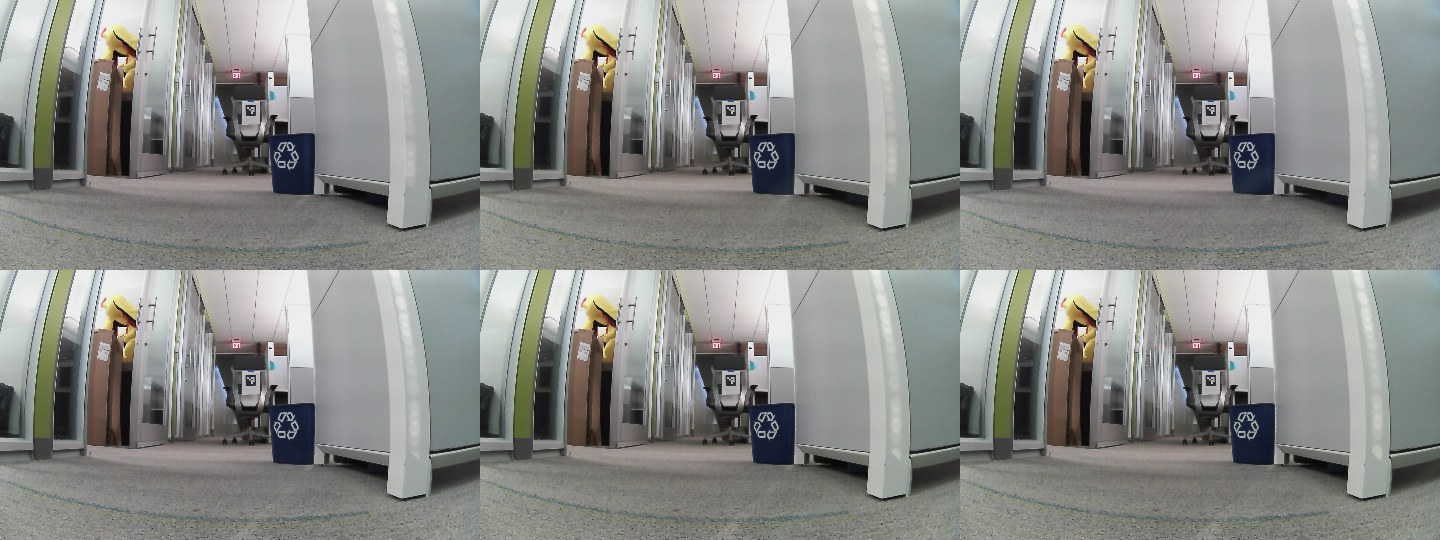
#> input picture evidence/2026-08-26-detector-input-size/live-scene-contact.jpg, 1440 x 540 px
$ python check_blue_patch.py ../2026-08-26-detector-input-size/live-scene-contact.jpg
#> lines starting #> are read from the running program, lines starting #| are printed output that depends on the picture; after the words box and inside, x2 and y2 are one past the last pixel; in counts of white or black regions, pixels touching at a corner belong together
### robot-stack/unitree/go2/visual_nav/colour_detector.py
# Copyright (c) 2024-2026, Arm Limited and Contributors. All rights reserved.
#
# SPDX-License-Identifier: Apache-2.0

"""Find a known-coloured object by segmentation, for things no detector was trained on.

MobileNet-SSD knows twenty PASCAL VOC classes. A recycling bin is not one of them and
never will be, so no confidence threshold reaches it — measured on this robot's own
footage, nothing bin-like fires at any score. What the bin *does* have is a property the
office does not share: it is a large, saturated blue solid. That is enough to segment.

This is deliberately the cheap half of the problem. Measured on this robot's Jetson,
segmentation of a 1920x1080 frame at half resolution costs **10.2 ms** against the
person detector's 114 ms, so a colour target rides along with the person pass for under
a tenth of its cost, and the whole ranging path downstream — :class:`Detection`,
``range_detections``, the tracker — is reused unchanged.

IT IS ALSO THE FRAGILE HALF, and the gates below are what make it usable rather than a
demo. Colour alone finds every blue thing in the room: on the staged scene the naive
hue+saturation mask returns the bin, a second bin further down the corridor, a blue tag
on a cubicle, and — the one that matters — a tall strip of the glazed wall on the left.
Three shape gates separate a bin from a wall, and none of them is about colour:

  * **fill** — contour area over bounding-box area. A bin is convex and solid (measured
    0.85); the wall strip is a ragged sliver (0.35). This is the discriminating gate.
  * **aspect** — a bin is roughly as wide as it is tall (measured 164x183 px at 2.15 m).
  * **area** — below a few hundred pixels the box is too coarse to range anyway.

Everything surviving those is returned, largest first, because a second bin down the
corridor is a real obstacle and not a false positive. What this module must never do is
*guess*: an unlit or part-occluded bin should drop out and let the static map coast on
what it already knows, rather than be reported at a wrong size and so a wrong range.

Nothing here needs the robot — pass any BGR image. ``python3 test_colour_detector.py``.
"""

from __future__ import annotations

import json
import math
from dataclasses import dataclass
from pathlib import Path

import cv2
import numpy as np

from person_detector import Detection, SizePrior

#: OpenCV packs hue into 0..179, half the usual degrees. Blue sits near 110.
HUE_MAX = 179
COLOUR_PROFILE_SCHEMA = "colour-profile/v1"


@dataclass(frozen=True)
class ColourProfile:
    """A coloured object worth finding: how it looks, how big it is, and its shape gates.

    The HSV window is deliberately wider than the object measured under one lighting
    condition. Saturation is what actually separates a coloured prop from an office —
    carpet, cubicle panels and paintwork are all near-grey — so the hue window can
    afford to be generous while ``sat_min`` does the work.

    Args:
        label: what to call it downstream. Becomes ``Detection.label``, and the tracker
            and static map key on it, so it must be distinct from any VOC class.
        hue_lo/hue_hi: inclusive hue window in OpenCV's 0..179 scale. ``hue_lo`` may
            exceed ``hue_hi`` to wrap through red at 0.
        sat_min/val_min: floors that reject grey (low saturation) and shadow (low value).
        height_m/width_m: the real object, for the size-prior ranging downstream. These
            are measurements, not guesses — every range scales linearly on them.
        radius_m: plan-view half-width the planner must keep clear of. Not derived from
            ``width_m`` because the two answer different questions: ``width_m`` is the
            extent the camera sees across the line of sight, ``radius_m`` is the
            footprint in any direction.
        min_area_px/min_fill/min_aspect/max_aspect: the shape gates. See the module
            docstring for what each one rejects.
    """

    label: str
    hue_lo: int
    hue_hi: int
    sat_min: int
    val_min: int
    height_m: float
    width_m: float
    radius_m: float
    min_area_px: int = 400
    #: Contour area over bounding-box area. LOWERED 0.55 -> 0.35 on 2026-08-19, measured
    #: rather than felt. 0.55 came from this unit's own footage at 2.15 m, square-on and
    #: well lit, where a bin fills 0.85 of its box. Live runs are not that: a bin at an
    #: angle, in the shadow of a cabinet, clipped by the frame edge, or with the recycling
    #: logo breaking the mask comes in at 0.36-0.48.
    #:
    #: Swept over the 63 recorded frames of the run that ended by driving over a bin, with
    #: two bins staged throughout:
    #:
    #:   ==========  ==================  ===================
    #:   min_fill    frames w/ >=1 bin   frames w/ BOTH bins
    #:   ==========  ==================  ===================
    #:   0.55            19 of 63             2 of 63
    #:   0.45            25                   8
    #:   0.35            28                  19
    #:   0.30            29                  21
    #:   0.25            29                  22
    #:   ==========  ==================  ===================
    #:
    #: At the shipped gate the stack saw both bins on 3% of frames, which is why landmarks
    #: went unobserved, accrued misses and were pruned mid-approach while the robot was
    #: still walking toward them. 0.35 is the knee: below it the curve is flat and only
    #: admits more irregular blue.
    #:
    #: This gate is what separates a bin from a same-coloured wall, so loosening it is not
    #: free — spurious blue on a humanoid's panels was observed passing at low fill during
    #: the same session. ``score`` IS this fill, so a marginal blob arrives labelled as
    #: marginal and a consumer can weight it.
    min_fill: float = 0.35
    min_aspect: float = 0.35
    max_aspect: float = 2.60
    evidence: tuple[tuple[str, str], ...] = ()

    def __post_init__(self) -> None:
        for name in ("hue_lo", "hue_hi", "sat_min", "val_min"):
            value = getattr(self, name)
            if isinstance(value, bool) or not isinstance(value, int):
                raise ValueError(f"{name} must be an integer")
            maximum = HUE_MAX if name.startswith("hue") else 255
            if not 0 <= value <= maximum:
                raise ValueError(f"{name} must be within 0..{maximum}")
        for name in ("height_m", "width_m", "radius_m", "min_fill", "min_aspect", "max_aspect"):
            value = getattr(self, name)
            if isinstance(value, bool) or not isinstance(value, (int, float)) \
                    or not math.isfinite(float(value)) or value <= 0.0:
                raise ValueError(f"{name} must be finite and positive")
        if isinstance(self.min_area_px, bool) or not isinstance(self.min_area_px, int) \
                or self.min_area_px <= 0:
            raise ValueError("min_area_px must be a positive integer")
        if self.min_aspect > self.max_aspect:
            raise ValueError("min_aspect must not exceed max_aspect")
        for key, value in self.evidence:
            if not isinstance(key, str) or not key or not isinstance(value, str) or not value:
                raise ValueError("profile evidence must contain non-empty string pairs")

    # [10 lines left out: function prior, not called in this run]

    def _band(self, hue_lo: int, hue_hi: int) -> tuple:
        """``(lower, upper)`` HSV bounds for one contiguous hue range."""
        return (np.array([hue_lo, self.sat_min, self.val_min], np.uint8),
                np.array([hue_hi, 255, 255], np.uint8))

    def mask(self, hsv: np.ndarray) -> np.ndarray:
        """Binary mask of pixels inside the colour window, for an HSV image."""
        if self.hue_lo <= self.hue_hi:
            return cv2.inRange(hsv, *self._band(self.hue_lo, self.hue_hi))
        # Wrapped window (e.g. red spans 170..179 and 0..10): two bands, OR-ed.
        return cv2.bitwise_or(cv2.inRange(hsv, *self._band(self.hue_lo, HUE_MAX)),
                              cv2.inRange(hsv, *self._band(0, self.hue_hi)))


#: The staged prop. Measured on this unit's own footage at 2.15 m: 164x183 px, fill
#: 0.85, hue ~108. Height is the operator's tape measure (1 ft); width is what that
#: height implies from the same box, and matches a standard office recycling bin.
#: ``radius_m`` is half the width, i.e. the bin's own footprint with nothing added —
#: the planner's clearances are added on top and must not be double-counted here.
BLUE_BIN = ColourProfile(
    label="bin",
    hue_lo=95, hue_hi=135, sat_min=90, val_min=40,
    height_m=0.3048, width_m=0.27, radius_m=0.15,
)

#: Named profiles the CLI can select. Extend rather than teaching callers HSV.
PROFILES = {"bin": BLUE_BIN}


# [48 lines left out: function load_colour_profile, not called in this run]


class ColourBlobDetector:
    """Segment one :class:`ColourProfile` out of a frame and return boxes.

    Args:
        profile: what to look for.
        detect_scale: segment at this fraction of the input's size. Colour blobs are
            large and low-frequency, so half resolution costs nothing in accuracy and
            quarters the pixel work; boxes are scaled back to the input's coordinates
            so callers never see the downscale.
        max_blobs: cap on how many boxes are returned, largest first. A cap rather than
            "the largest" because a second bin down the corridor is a real obstacle.
        blur_px: odd-sized median blur applied to the mask before contouring, to knock
            out the speckle a compressed JPEG leaves at colour edges. 0 disables it.
    """

    def __init__(self, profile: ColourProfile = BLUE_BIN, detect_scale: float = 0.5,
                 max_blobs: int = 3, blur_px: int = 5) -> None:
        if not 0.0 < detect_scale <= 1.0:
            raise ValueError(f"detect_scale must be in (0, 1], got {detect_scale}")
        if blur_px and blur_px % 2 == 0:
            raise ValueError(f"blur_px must be odd (or 0), got {blur_px}")
        self._profile = profile
        self._detect_scale = detect_scale
        self._max_blobs = max_blobs
        self._blur_px = blur_px
        # Reused across frames — building it per call showed up in the 10 Hz budget.
        self._kernel = cv2.getStructuringElement(cv2.MORPH_ELLIPSE, (7, 7))

    @property
    def profile(self) -> ColourProfile:
        return self._profile

    def detect(self, image: np.ndarray) -> list[Detection]:
        """Boxes for every blob passing the profile's gates, largest area first.

        Boxes are in ``image``'s own pixel coordinates, matching
        ``PersonDetector.detect``, so the two are interchangeable to callers.
        """
        scale = self._detect_scale
        small = image if scale == 1.0 else cv2.resize(
            image, None, fx=scale, fy=scale, interpolation=cv2.INTER_AREA)

        hsv = cv2.cvtColor(small, cv2.COLOR_BGR2HSV)
        mask = self._profile.mask(hsv)
        if self._blur_px:
            mask = cv2.medianBlur(mask, self._blur_px)
        # Open then close: opening removes speckle that would inflate a box, closing
        # seals the recycling logo printed across the bin's face, which otherwise
        # splits one object into two half-height blobs and doubles its reported range.
        mask = cv2.morphologyEx(mask, cv2.MORPH_OPEN, self._kernel)
        mask = cv2.morphologyEx(mask, cv2.MORPH_CLOSE, self._kernel)

        # findContours returns (image, contours, hierarchy) on OpenCV 3 and
        # (contours, hierarchy) on 4.x. This robot is on 4.2; index from the END so
        # the module does not break on either.
        contours = cv2.findContours(mask, cv2.RETR_EXTERNAL, cv2.CHAIN_APPROX_SIMPLE)[-2]

        # Gates are applied at DETECTION scale, then boxes are scaled back, so
        # min_area_px is a threshold on the same pixels the mask was built from.
        found = []
        for contour in contours:
            area = float(cv2.contourArea(contour))
            if area < self._profile.min_area_px:
                continue
            x, y, w, h = cv2.boundingRect(contour)
            if w <= 0 or h <= 0:
                continue
            aspect = w / float(h)
            if not self._profile.min_aspect <= aspect <= self._profile.max_aspect:
                continue
            fill = area / float(w * h)
            if fill < self._profile.min_fill:
                continue
            found.append((area, x, y, w, h, fill))

        found.sort(key=lambda item: item[0], reverse=True)
        inverse = 1.0 / scale
        height, width = image.shape[:2]
        detections = []
        for _, x, y, w, h, fill in found[:self._max_blobs]:
            detections.append(Detection(
                x1=min(max(x * inverse, 0.0), width - 1.0),
                y1=min(max(y * inverse, 0.0), height - 1.0),
                x2=min(max((x + w) * inverse, 0.0), width - 1.0),
                y2=min(max((y + h) * inverse, 0.0), height - 1.0),
                # Fill is the honest confidence here: it is the gate that separates a
                # bin from a same-coloured wall, so reporting it lets the overlay and
                # the logs show WHY a blob was believed.
                score=float(fill),
                label=self._profile.label))
        return detections


# [54 lines left out: function collapse_stacked_blobs, not called in this run]

### evidence/2026-08-24-peer-blue-panel/check_blue_patch.py
#!/usr/bin/env python3
# Copyright (c) 2024-2026, Arm Limited and Contributors. All rights reserved.
#
# SPDX-License-Identifier: Apache-2.0

"""Will the blue on the peer actually be seen as a `bin`? Point this at a photo.

Runs the SHIPPED `ColourBlobDetector` with the SHIPPED `BLUE_BIN` profile, then — for
every blue contour it found, including the ones the profile threw away — says which gate
rejected it. A phone photo is good enough: the gates are on shape and saturation, not on
the camera.

    python3 check_blue_patch.py peer.jpg

Why the gates reject tape. `BLUE_BIN` wants a roughly SQUARE solid: `aspect` (w/h) must
be within 0.35..2.60, so a strip of tape is out by construction — a horizontal strip runs
3-8, a vertical one 0.1-0.3. The gate is not arbitrary: it is what separates a bin from a
strip of blue glazing on the corridor wall, which is the false positive that started the
whole colour path. Loosening it to admit tape re-admits the wall.

What to put on the peer instead: ONE roughly square blue patch, about 0.27 m wide by
0.30 m tall (the profile's `width_m`/`height_m`), on the flank that faces the robot's
approach. Both numbers are load-bearing — range is `size / subtended angle`, so a patch
half that size reads as twice the distance.
"""

from __future__ import annotations

import sys
from pathlib import Path

import cv2
import numpy as np

_VISUAL_NAV = (Path(__file__).resolve().parents[2]
               / "robot-stack" / "unitree" / "go2" / "visual_nav")
sys.path.insert(0, str(_VISUAL_NAV))

from colour_detector import BLUE_BIN, ColourBlobDetector  # noqa: E402

#: Contours smaller than this are not reported at all. Well below the profile's own
#: `min_area_px` so that a patch failing ONLY on size still shows up as a near miss.
REPORT_AREA_PX = 80


def _verdict(area: float, aspect: float, fill: float) -> str:
    """Which gate this contour fails, or ``PASSES``. Order matches the detector's."""
    if area < BLUE_BIN.min_area_px:
        return f"too small (area {area:.0f} < {BLUE_BIN.min_area_px})"
    if not BLUE_BIN.min_aspect <= aspect <= BLUE_BIN.max_aspect:
        shape = "a wide strip" if aspect > BLUE_BIN.max_aspect else "a tall strip"
        return (f"ASPECT {aspect:.2f} outside {BLUE_BIN.min_aspect}-"
                f"{BLUE_BIN.max_aspect} — {shape}, not a square patch")
    if fill < BLUE_BIN.min_fill:
        return f"too ragged (fill {fill:.2f} < {BLUE_BIN.min_fill})"
    return "PASSES"


def main(argv: list[str]) -> int:
    if len(argv) != 2:
        print(__doc__.strip().splitlines()[2], file=sys.stderr)
        return 2
    image = cv2.imread(argv[1])
#> image is the input picture: shape (540, 1440, 3); mean B, G, R 136.2, 139.3, 138.3
    if image is None:
        print(f"cannot read {argv[1]}", file=sys.stderr)
        return 2

    # Rebuild the detector's own mask so the near misses can be reported too. Kept in
    # step with ColourBlobDetector.detect by construction: same profile, same scale,
    # same morphology. If that method changes, this reads as a near miss and not as a
    # silent disagreement, because the PASSES line below is cross-checked against the
    # real detector's output.
    scale = 0.5
    small = cv2.resize(image, None, fx=scale, fy=scale, interpolation=cv2.INTER_AREA)
    hsv = cv2.cvtColor(small, cv2.COLOR_BGR2HSV)
#> hsv: shape (270, 720, 3); mean H, S, V 61.2, 19.3, 142.3
    mask = cv2.medianBlur(BLUE_BIN.mask(hsv), 5)
#> in mask, `return cv2.inRange(hsv, *self._band(self.hue_lo, self.hue_hi))`:
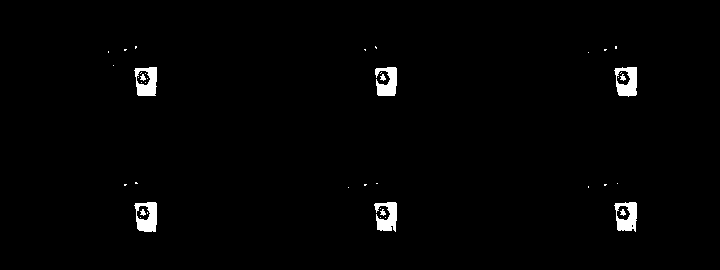
#> returned value: shape (270, 720); 1.5% white; 43 white regions (31 under 20 px), largest, box (x1, y1, x2, y2) and area: (134, 202, 157, 232) 462, (614, 67, 637, 97) 453, (134, 67, 157, 96) 445
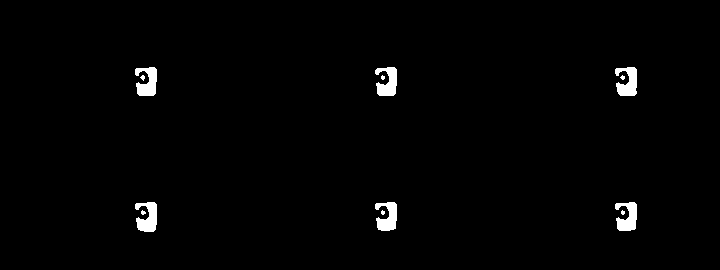
#> mask: shape (270, 720); 1.4% white; 12 white regions (6 under 20 px), largest, box (x1, y1, x2, y2) and area: (135, 202, 157, 232) 451, (615, 67, 637, 96) 443, (135, 67, 157, 96) 440, (375, 67, 397, 96) 434, (375, 202, 397, 231) 429, (615, 202, 637, 231) 429
    kernel = cv2.getStructuringElement(cv2.MORPH_ELLIPSE, (7, 7))
    mask = cv2.morphologyEx(mask, cv2.MORPH_OPEN, kernel)
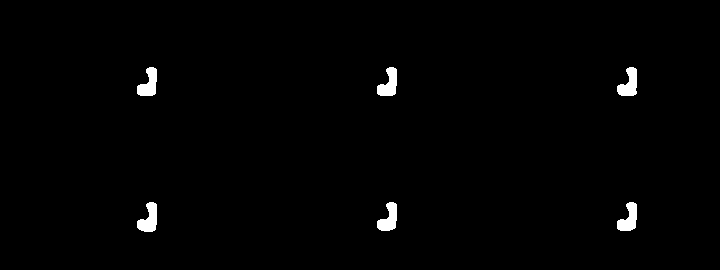
#> mask: shape (270, 720); 1.1% white; 6 white regions, box (x1, y1, x2, y2) and area: (137, 202, 157, 232) 382, (617, 67, 637, 96) 371, (137, 67, 157, 96) 368, (377, 67, 397, 96) 368, (617, 202, 637, 231) 362, (377, 202, 397, 231) 361
    mask = cv2.morphologyEx(mask, cv2.MORPH_CLOSE, kernel)
#> mask: shape (270, 720); 1.1% white; 6 white regions
    contours = cv2.findContours(mask, cv2.RETR_EXTERNAL, cv2.CHAIN_APPROX_SIMPLE)[-2]
#> contours = 6 contours; box (x1, y1, x2, y2) and area: (137, 202, 157, 232) 340, (617, 67, 637, 96) 330, (377, 67, 397, 96) 326, (137, 67, 157, 96) 326, (617, 202, 637, 231) 321, (377, 202, 397, 231) 320

    blue_px = int(np.count_nonzero(BLUE_BIN.mask(hsv)))
#> blue_px = 2901
    print(f"{argv[1]}: {small.shape[1]}x{small.shape[0]} at detect scale, "
          f"{blue_px} px inside the blue window "
          f"(hue {BLUE_BIN.hue_lo}-{BLUE_BIN.hue_hi}, sat>={BLUE_BIN.sat_min}, "
          f"val>={BLUE_BIN.val_min})")
#| ../2026-08-26-detector-input-size/live-scene-contact.jpg: 720x270 at detect scale, 2901 px inside the blue window (hue 95-135, sat>=90, val>=40)
    if blue_px == 0:
        print("\nNo pixel is inside the colour window at all — the blue is too pale or "
              "too dark.\nSaturation is the usual culprit: masking tape is much less "
              "saturated than a bin.")
        return 1

    rows = []
    for contour in contours:
        area = float(cv2.contourArea(contour))
        if area < REPORT_AREA_PX:
            continue
        _, _, w, h = cv2.boundingRect(contour)
        if w <= 0 or h <= 0:
            continue
        rows.append((area, w, h, area / float(w * h)))
#> this loop made 6 passes
#> (area, h) on passes 1 to 6: (321, 29), (320.5, 29), (340.5, 30), (329.5, 29), (326.5, 29), (326.5, 29)
#> after the loop, rows = [(321, 20, 29, 0.553), (320.5, 20, 29, 0.553), (340.5, 20, 30, 0.568), (329.5, 20, 29, 0.568), (326.5, 20, 29, 0.563), (326.5, 20, 29, 0.563)]
    rows.sort(reverse=True)

    print(f"\n{len(rows)} blue region(s) worth reporting:\n")
#| 6 blue region(s) worth reporting:
    print(f"{'area':>8} {'box':>12} {'aspect':>7} {'fill':>6}   verdict")
    for area, w, h, fill in rows[:10]:
        print(f"{area:>8.0f} {f'{w}x{h}':>12} {w / h:>7.2f} {fill:>6.2f}   "
              f"{_verdict(area, w / h, fill)}")
#> this loop made 6 passes
#> (area, h, fill) on passes 1 to 6: (340.5, 30, 0.568), (329.5, 29, 0.568), (326.5, 29, 0.563), (326.5, 29, 0.563), (321, 29, 0.553), (320.5, 29, 0.553)
#|      340        20x30    0.67   0.57   too small (area 340 < 400)
#|      330        20x29    0.69   0.57   too small (area 330 < 400)
#|      326        20x29    0.69   0.56   too small (area 326 < 400)
#|      326        20x29    0.69   0.56   too small (area 326 < 400)
#|      321        20x29    0.69   0.55   too small (area 321 < 400)
#|      320        20x29    0.69   0.55   too small (area 320 < 400)

    passing = ColourBlobDetector(BLUE_BIN).detect(image)
#> the loop in detect, `for contour in contours:` made 6 passes
#> area on passes 1 to 6: 321, 320.5, 340.5, 329.5, 326.5, 326.5
#> after the loop in detect, `for contour in contours:`: found = []
#> passing = []
    print(f"\nthe shipped detector returns {len(passing)} detection(s)"
          + (":" if passing else " — the peer would be INVISIBLE to the policy."))
#| the shipped detector returns 0 detection(s) — the peer would be INVISIBLE to the policy.
    for d in passing:
        print(f"    {d.label} score={d.score:.2f} "
              f"box=({d.x1:.0f},{d.y1:.0f})-({d.x2:.0f},{d.y2:.0f})")
#> this loop made 0 passes
    return 0 if passing else 1


if __name__ == "__main__":
#> (the run stopped early here; a loop or call above may not have finished)
